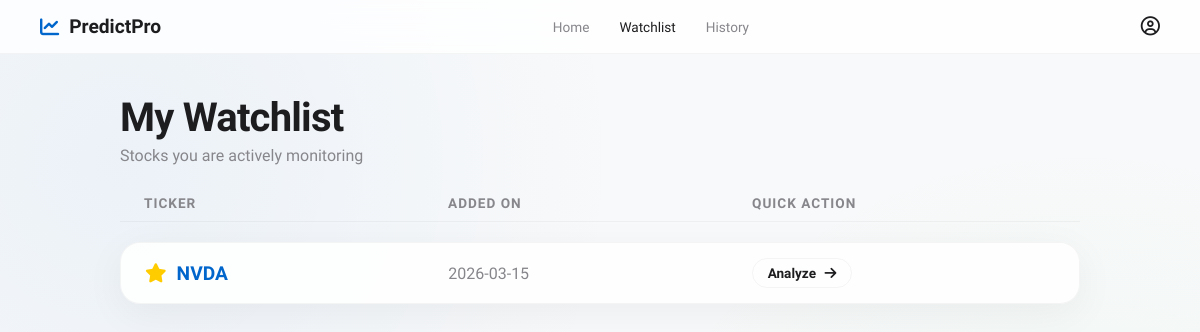
Page /watchlist on the earlier database version.
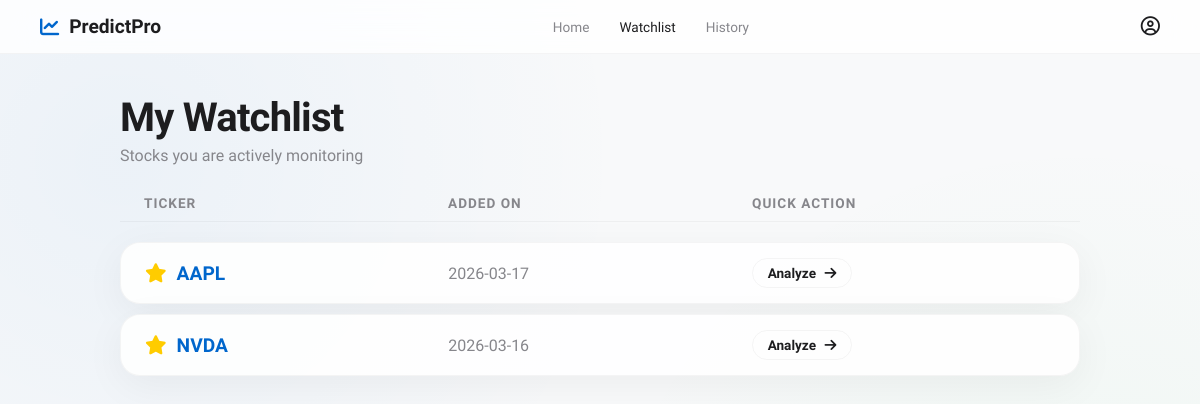
Same page on the later database version.
### database.py (models this page shows)
class BaseModel(Model):
    class Meta:
        database = db

class WatchlistItem(BaseModel):
    ticker = CharField(unique=True)
    added_at = DateTimeField(default=datetime.now)

### app.py (the view)
@app.route('/watchlist')
def watchlist():
    db.connect(reuse_if_open=True)
    items = WatchlistItem.select().order_by(WatchlistItem.added_at.desc())
    watchlist_data = [{"ticker": item.ticker, "added": item.added_at.strftime('%Y-%m-%d')} for item in items]
    db.close()
    return render_template('watchlist.html', items=watchlist_data)

### templates/watchlist.html (shortened to what this page needs)
<!DOCTYPE html>
<html lang="en">
<head>
    <link rel="stylesheet" href="{{ url_for('static', filename='style.css') }}">
    <link rel="stylesheet" href="https://cdnjs.cloudflare.com/ajax/libs/font-awesome/6.4.0/css/all.min.css">
</head>
<body>
    <nav class="navbar">
        <div class="nav-logo" style="color: var(--accent-blue); display: flex; align-items: center; gap: 10px;">
            <i class="fa-solid fa-chart-line"></i>
            <span style="font-weight: 700; font-size: 1.2rem; color: var(--text-primary);">PredictPro</span>
        </div>
        <div class="nav-links">
            <a href="/">Home</a>
            <a href="/watchlist" class="active">Watchlist</a>
            <a href="/history">History</a>
        </div>
        <div class="nav-profile"><i class="fa-regular fa-user-circle"></i></div>
    </nav>
    <main class="page-container fade-in">
        <h1 class="page-title">My Watchlist</h1>
        <p class="page-subtitle">Stocks you are actively monitoring</p>
        {% if items %}
            <div class="grid-table">
                <div class="grid-header">
                    <div>Ticker</div>
                    <div>Added On</div>
                    <div>Quick Action</div>
                </div>
                {% for item in items %}
                    <div class="grid-row glass-widget">
                        <div style="font-weight: 700; font-size: 1.2rem; color: var(--accent-blue);">
                            <i class="fa-solid fa-star" style="color: #ffcc00; margin-right: 10px;"></i>{{ item.ticker }}
                        </div>
                        <div style="color: var(--text-secondary);">{{ item.added }}</div>
                        <div>
                            <a href="/?ticker={{ item.ticker }}" style="text-decoration: none;">
                                <button class="secondary-btn" style="padding: 6px 15px; font-size: 0.85rem;">
                                    Analyze <i class="fa-solid fa-arrow-right" style="margin-left: 5px;"></i>
                                </button>
                            </a>
                        </div>
                    </div>
                {% endfor %}
            </div>
        {% endif %}
    </main>
</body>
</html>

Differences in the rows shown:
added WatchlistItem: ticker "AAPL", added "2026-03-17"
changed WatchlistItem "NVDA": added "2026-03-15" → "2026-03-16"
